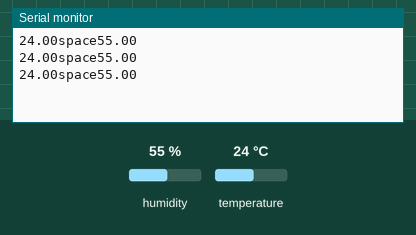
A sketch run on a simulated Arduino Uno, built with avr-gcc and run on an emulated ATmega328P. Shown: the last lines printed to the serial monitor. The inputs (shaded band) are chosen by the test bench; at power-on: humidity 55 %, temperature 24 °C.

Above: at 2.8 s.
2.9 s: humidity set to 22 %
At 5.5 s:
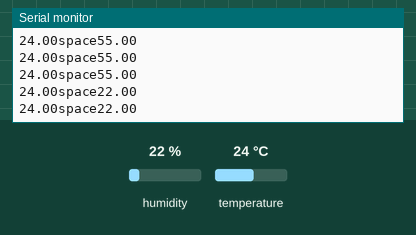
5.6 s: temperature set to 12 °C
At 6.9 s:
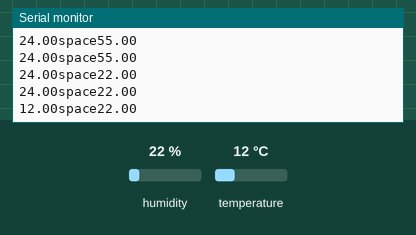
8.3 s: humidity set to 40 %
At 10.0 s:
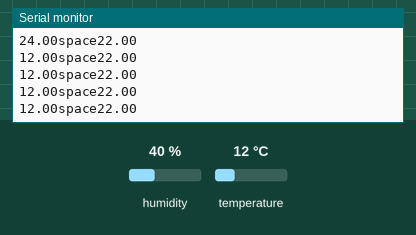
Timing chart, 0 to 11.5 s (numbered marks = the images above; inputs shaded):
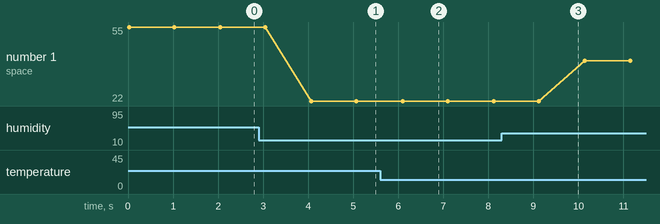

The sketch:

DHT_sensor.ino
```cpp
#include "DHT.h"
const int DHTPIN = 4;
const int DHTTYPE = DHT11;

DHT dht(DHTPIN, DHTTYPE);
void setup() {
  Serial.begin(9600);
  dht.begin();
}

void loop() {
  float h = dht.readHumidity();
  float t = dht.readTemperature();
  Serial.println(String(t)+"space"+String(h));
  delay(1000);
}
```

Measured:
- after the input at 2.9 s, the serial monitor: prints a new line after 1.2 s (image 1)
- after the input at 5.6 s, the serial monitor: prints a new line after 0.50 s (image 2)
- plotted number 1: 55 → 22 after the input at 2.9 s, 22 → 40 after the input at 8.3 s
